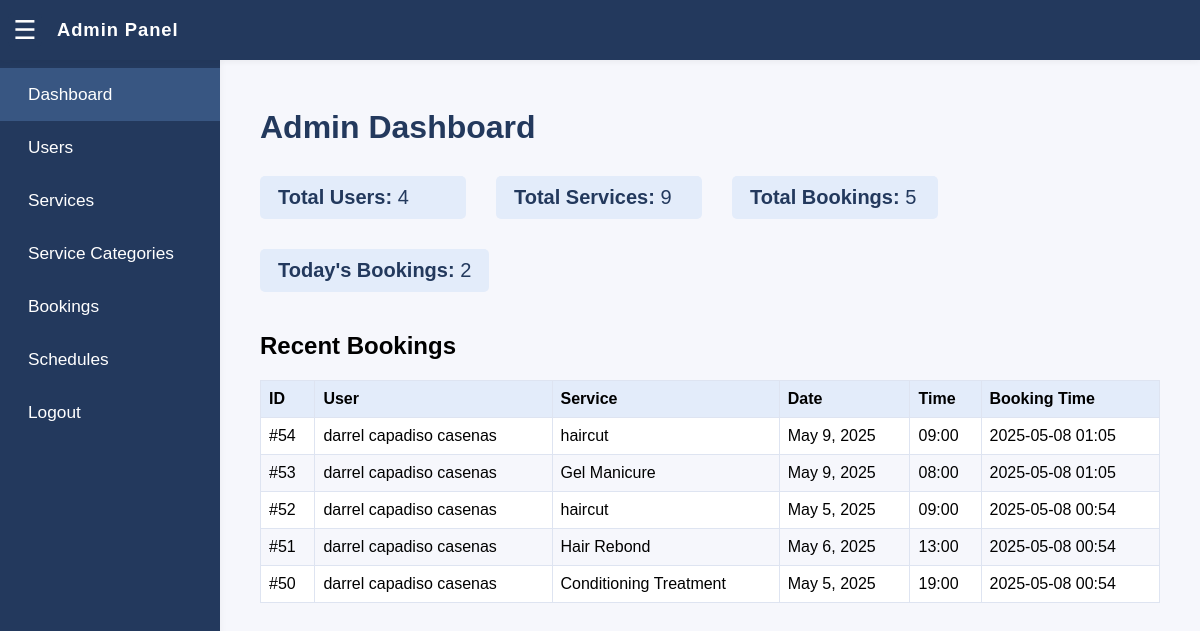
Page /dashboard/ (signed in) on the committed database.
### booking/models.py (models this page shows, shortened)
class Booking(models.Model):
    user = models.ForeignKey(User, on_delete=models.CASCADE, related_name='bookings')
    service = models.ForeignKey(Service, on_delete=models.CASCADE, related_name='bookings')
    date = models.DateField(default=date.today)
    schedule = models.ForeignKey(Schedule, on_delete=models.CASCADE)
    booking_time = models.DateTimeField(default=timezone.now)
    class Meta:
        ordering = ['-date', '-booking_time']

class User(AbstractUser):
    fullname = models.CharField(max_length=255, blank=True)
    created_at = models.DateTimeField(default=timezone.now)
    is_admin = models.BooleanField(default=False)

class Service(models.Model):
    category = models.ForeignKey(ServiceCategory, on_delete=models.CASCADE, related_name='services')
    name = models.CharField(max_length=255)
    description = models.TextField()
    price = models.DecimalField(max_digits=10, decimal_places=2)
    duration_hours = models.PositiveIntegerField(default=0, help_text="Duration hours")
    duration_minutes = models.PositiveIntegerField(default=0, help_text="Duration minutes")
    image = models.ImageField(upload_to='services/', blank=True, null=True)
    is_active = models.BooleanField(default=True)
    class Meta:
        ordering = ['category', 'name']

class Schedule(models.Model):
    available_time = models.TimeField()
    is_available = models.BooleanField(default=True)
    capacity = models.PositiveIntegerField(default=1, help_text="Max bookings per slot (number of staff available)")
    class Meta:
        ordering = ["available_time"]

### booking/views.py (the view)
# urls.py: path('dashboard/', views.admin_dashboard, name='admin_dashboard'),
@login_required
def admin_dashboard(request):
    stats = {
        'total_bookings': Booking.objects.count(),
        'total_users': User.objects.count(),
        'total_services': Service.objects.count(),
        'bookings_today': Booking.objects.filter(date=date.today()).count()
    }
    recent_bookings = Booking.objects.select_related('user', 'service', 'schedule').order_by('-booking_time')[:10]
    context = {
        'stats': stats,
        'recent_bookings': recent_bookings,
    }
    return render(request, 'admin/admin_dashboard.html', context)

### booking/templates/admin/admin_dashboard.html (shortened to what this page needs)
<!DOCTYPE html>
<html lang="en">
<head>
</head>
<body>
    <div class="app-header">
        <button class="hamburger" id="sidebarToggle" aria-label="Open menu">
            <span>&#9776;</span>
        </button>
        <span class="header-title">Admin Panel</span>
    </div>
    <nav class="sidebar" id="sidebar">
        <div class="sidebar-nav">
            <a href="{% url 'admin_dashboard' %}" class="{% if request.resolver_match.url_name == 'admin_dashboard' %}active{% endif %}">Dashboard</a>
            <a href="{% url 'admin_users' %}" class="{% if request.resolver_match.url_name == 'admin_users' %}active{% endif %}">Users</a>
            <a href="{% url 'admin_services' %}" class="{% if request.resolver_match.url_name == 'admin_services' %}active{% endif %}">Services</a>
            <a href="{% url 'admin_servicecategory_list' %}" class="{% if request.resolver_match.url_name == 'admin_servicecategory_list' %}active{% endif %}">Service Categories</a>
            <a href="{% url 'admin_bookings' %}" class="{% if request.resolver_match.url_name == 'admin_bookings' %}active{% endif %}">Bookings</a>
            <a href="{% url 'admin_schedule' %}" class="{% if request.resolver_match.url_name == 'admin_schedule' %}active{% endif %}">Schedules</a>
            <a href="{% url 'admin_logout' %}" class="logout">Logout</a>
        </div>
    </nav>
    <div class="main-content" id="mainContent">
        <h1 style="color:#23395d">Admin Dashboard</h1>
        <div class="stat-boxes">
            <div class="stat">
                <strong>Total Users:</strong> {{ stats.total_users }}
            </div>
            <div class="stat">
                <strong>Total Services:</strong> {{ stats.total_services }}
            </div>
            <div class="stat">
                <strong>Total Bookings:</strong> {{ stats.total_bookings }}
            </div>
            <div class="stat">
                <strong>Today's Bookings:</strong> {{ stats.bookings_today }}
            </div>
        </div>
        <h2 style="margin-top:40px;">Recent Bookings</h2>
        <table>
            <thead>
                <tr>
                    <th>ID</th>
                    <th>User</th>
                    <th>Service</th>
                    <th>Date</th>
                    <th>Time</th>
                    <th>Booking Time</th>
                </tr>
            </thead>
            <tbody>
                {% for booking in recent_bookings %}
                <tr>
                    <td>#{{ booking.id }}</td>
                    <td>{{ booking.user.fullname }}</td>
                    <td>{{ booking.service.name }}</td>
                    <td>{{ booking.date }}</td>
                    <td>{{ booking.schedule.available_time|time:"H:i" }}</td>
                    <td>{{ booking.booking_time|date:"Y-m-d H:i" }}</td>
                </tr>
                {% empty %}
                <tr><td colspan="6">No recent bookings found.</td></tr>
                {% endfor %}
            </tbody>
        </table>
    </div>
</body>
</html>

### booking/templates/admin/admin_dashboard.html (style rules this page uses)
body { font-family: Arial, sans-serif; margin: 0; background: #f6f7fc; }
.app-header { position: fixed; top: 0; left: 0; right: 0; height: 60px; background: #23395d; color: #fff; z-index: 1200; display: flex; align-items: center; padding-left: 8px; box-shadow: 0 2px 6px rgba(34,34,36,0.05); }
.app-header .hamburger { width: 34px; height: 34px; background: #23395d; color: #fff; border: none; display: flex; align-items: center; justify-content: center; cursor: pointer; border-radius: 5px; outline: none; transition: background 0.2s; font-size: 26px; }
.app-header .header-title { margin-left: 15px; font-size: 1.15em; font-weight: 600; letter-spacing: .05em; flex: 1; }
.sidebar { position: fixed; left: 0; top: 60px; width: 220px; height: calc(100vh - 60px); background: #23395d; color: #fff; padding-top: 0; transition: transform 0.3s ease; z-index: 1000; box-shadow: 2px 0 6px rgba(34,34,36,0.03); display: flex; flex-direction: column; align-items: stretch; }
.sidebar-nav { flex: 1; display: flex; flex-direction: column; margin-top: 8px; }
.sidebar-nav a { display: block; padding: 16px 28px; color: #fff; text-decoration: none; transition: background 0.2s; font-size: 1.08em; }
.sidebar-nav a:hover, .sidebar-nav a.active { background: #385682; }
.main-content { margin-left: 220px; padding: 88px 40px 28px 40px; transition: margin-left 0.3s ease; }
.stat-boxes { display: flex; flex-wrap: wrap; gap: 30px; margin-top: 30px; }
.stat { padding: 10px 18px; background: #e3ecfa; border-radius: 5px; font-size: 1.25em; color: #23395d; min-width: 170px; }
table { border-collapse: collapse; background: #fff; width: 100%; margin-bottom: 14px; margin-top: 1em; }
th, td { border: 1px solid #dee4f1; padding: 9px 8px; text-align: left; }
th { background: #e3ecfa; font-weight: 600; }
tr:nth-child(even) { background: #f6f7fc; }

### rows in the picture
Booking: id "54", user.fullname "darrel capadiso casenas", service.name "haircut", date "May 9, 2025", schedule.available_time "09:00", booking_time "2025-05-08 01:05"
Booking: id "53", user.fullname "darrel capadiso casenas", service.name "Gel Manicure", date "May 9, 2025", schedule.available_time "08:00", booking_time "2025-05-08 01:05"
Booking: id "52", user.fullname "darrel capadiso casenas", service.name "haircut", date "May 5, 2025", schedule.available_time "09:00", booking_time "2025-05-08 00:54"
Booking: id "51", user.fullname "darrel capadiso casenas", service.name "Hair Rebond", date "May 6, 2025", schedule.available_time "13:00", booking_time "2025-05-08 00:54"
Booking: id "50", user.fullname "darrel capadiso casenas", service.name "Conditioning Treatment", date "May 5, 2025", schedule.available_time "19:00", booking_time "2025-05-08 00:54"

### other values in the picture
{{ stats.total_users }} "4"
{{ stats.total_services }} "9"
{{ stats.total_bookings }} "5"
{{ stats.bookings_today }} "2"
